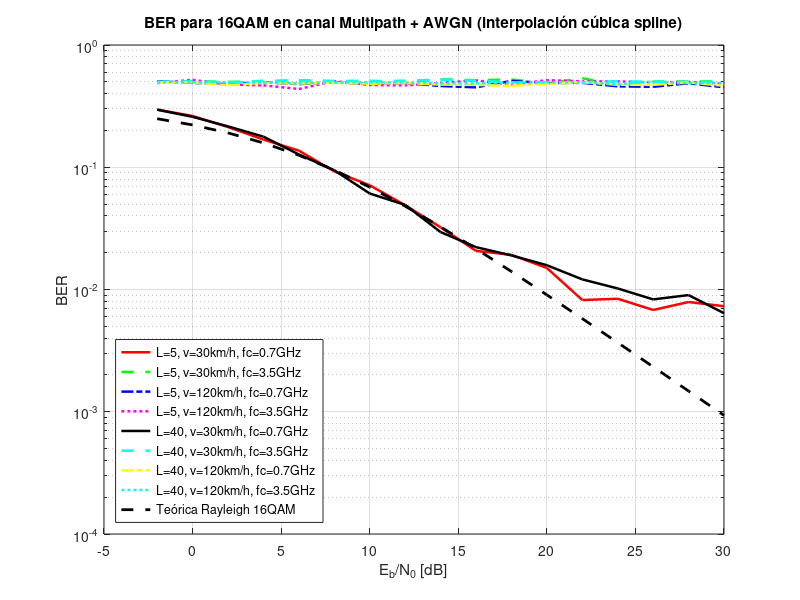
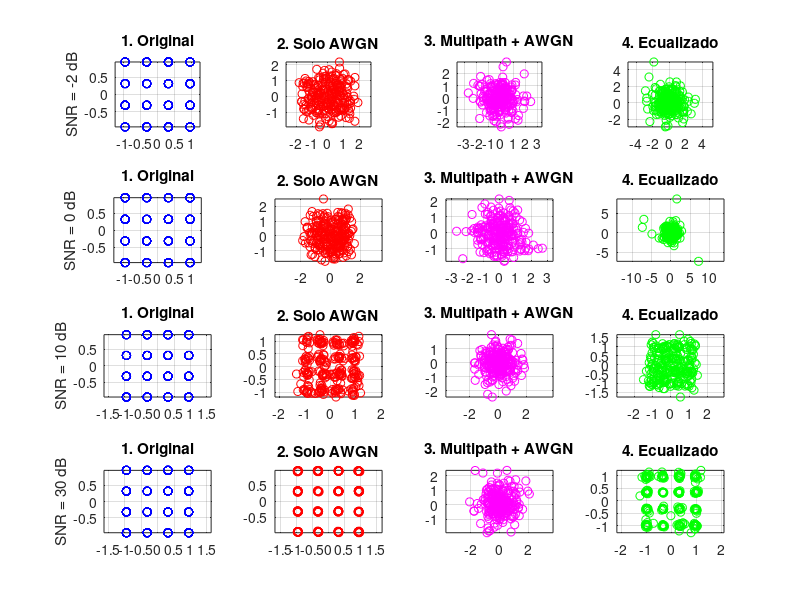

Reproduce these figures in MATLAB, in order. (Note: this script raises an error after producing the figures.)
clc; clear all; close all;

% Parámetros fijos
num_bits = 1e3;
k = 4;  % 16-QAM usa 4 bits por símbolo
num_symbols = num_bits / k;
EbN0_dB = -2:2:30;
num_runs = 10;

% Constelación 16-QAM normalizada
re_vals = [-3, -1, 1, 3];
im_vals = [-3, -1, 1, 3];
[re_grid, im_grid] = meshgrid(re_vals, im_vals);
mapping = (re_grid(:) + 1j*im_grid(:)) / sqrt(10);
bit_map = de2bi(0:15, 4, 'left-msb');

% Valores de SNR para constelaciones
snr_plot_vals = [-2, 0, 10, 30];
saved_constellations = struct();

% Variables a recorrer
L_vals = [5, 40];
v_kmh_vals = [30, 120];
fc_vals = [700e6, 3.5e9];

% Parámetros de piloto
N = 4;
pilot_sym = mapping(1);  % símbolo válido de 16-QAM

% Colores y estilos
colors = ['r', 'g', 'b', 'm', 'k', 'c', 'y', 'c'];
styles = {'-', '--', '-.', ':'};

figure;
legend_entries = {};
plot_idx = 1;

for iL = 1:length(L_vals)
    for iv = 1:length(v_kmh_vals)
        for ifc = 1:length(fc_vals)
            L = L_vals(iL);
            v_kmh = v_kmh_vals(iv);
            fc = fc_vals(ifc);

            v = v_kmh / 3.6;
            lambda = 3e8 / fc;
            fd_max = v / lambda;

            ber_total = zeros(1, length(EbN0_dB));

            for idx = 1:length(EbN0_dB)
                EbN0_dB_val = EbN0_dB(idx);
                EbN0 = 10^(EbN0_dB_val/10);
                N0 = 1/(2*k*EbN0);

                for run = 1:num_runs
                    % Bits y símbolos
                    bits = randi([0 1], 1, num_bits);
                    bit_quads = reshape(bits, 4, []).';
                    indices = bi2de(bit_quads, 'left-msb') + 1;
                    data_symbols = mapping(indices).';

                    % Insertar pilotos cada N símbolos
                    tx_symbols = [];
                    pilot_pos = [];
                    data_pos = [];
                    i = 1;
                    while i <= num_symbols
                        tx_symbols = [tx_symbols, pilot_sym];
                        pilot_pos = [pilot_pos, length(tx_symbols)];

                        if i+N-1 <= num_symbols
                            tx_symbols = [tx_symbols, data_symbols(i:i+N-1)];
                            data_pos = [data_pos, length(tx_symbols)-N+1 : length(tx_symbols)];
                            i = i + N;
                        else
                            remaining = num_symbols - i + 1;
                            tx_symbols = [tx_symbols, data_symbols(i:end)];
                            data_pos = [data_pos, length(tx_symbols)-remaining+1 : length(tx_symbols)];
                            break;
                        end
                    end

                    len = length(tx_symbols);

                    % Canal y ruido
                    t = linspace(0, 1, len);
                    an = ones(1,L)/sqrt(L);
                    thetan = 2*pi*rand(1,L);
                    fDn = fd_max * cos(2*pi*rand(1,L));
                    H_full = zeros(1,len);
                    for l = 1:L
                        H_full = H_full + an(l)*exp(1j*(thetan(l) - 2*pi*fDn(l)*t));
                    end
                    H_full(abs(H_full) < 1e-3) = 1e-3;

                    noise = sqrt(N0)*(randn(1,len) + 1j*randn(1,len));
                    y = tx_symbols .* H_full + noise;

                    % Estimación CSI spline
                    rx_pilots = y(pilot_pos);
                    csi_est = rx_pilots / pilot_sym;
                    csi_interp_full = interp1(pilot_pos, csi_est, data_pos, 'spline');

                    % Ecualización
                    rx_data = y(data_pos);
                    y_eq = rx_data ./ csi_interp_full;

                    % Decodificación
                    decoded_bits = zeros(num_bits,1);
                    for n = 1:num_symbols
                        distances = abs(y_eq(n) - mapping).^2;
                        [~, idx_min] = min(distances);
                        decoded_bits(4*n-3:4*n) = bit_map(idx_min,:).';
                    end
                    ber_total(idx) = ber_total(idx) + sum(decoded_bits.' ~= bits);

                    % Guardar constelaciones
                    should_save = (run == 1) && (iL == 1) && (iv == 1) && (ifc == 1);
                    if should_save && ismember(EbN0_dB_val, snr_plot_vals)
                        if EbN0_dB_val < 0
                            s = sprintf('snr_m%d', abs(EbN0_dB_val));
                        else
                            s = sprintf('snr_%d', EbN0_dB_val);
                        end
                        saved_constellations.(s).tx = data_symbols;
                        saved_constellations.(s).rx_awgn = data_symbols + noise(1:num_symbols);
                        saved_constellations.(s).rx_multipath = rx_data;
                        saved_constellations.(s).rx_eq = y_eq;
                        fprintf('Guardando constelaciones para %s\n', s);
                    end
                end
            end

            ber_avg = ber_total / (num_runs * num_bits);

            style = styles{mod(plot_idx-1,length(styles))+1};
            color = colors(mod(plot_idx-1,length(colors))+1);
            semilogy(EbN0_dB, ber_avg, [color style], 'LineWidth', 1.8); hold on;

            legend_entries{end+1} = sprintf('L=%d, v=%dkm/h, fc=%.1fGHz', L, v_kmh, fc/1e9);
            plot_idx = plot_idx + 1;
        end
    end
end

% Curva teórica precisa para 16-QAM en Rayleigh
EbN0_lin = 10.^(EbN0_dB/10);
M = 16;
k = log2(M);
gamma = (3/(M-1)) * EbN0_lin;
Pb_16qam_rayleigh = (4/k) * (1 - 1/sqrt(M)) * 0.5 .* (1 - sqrt(gamma ./ (gamma + 1)));
semilogy(EbN0_dB, Pb_16qam_rayleigh, 'k--', 'LineWidth', 2);
legend_entries{end+1} = 'Teórica Rayleigh 16QAM';

grid on;
legend(legend_entries, 'Location', 'southwest');
xlabel('E_b/N_0 [dB]');
ylabel('BER');
title('BER para 16QAM en canal Multipath + AWGN (interpolación cúbica spline)');

%% Constelaciones
figure;
snrs = snr_plot_vals;
titles = {'1. Original', '2. Solo AWGN', '3. Multipath + AWGN', '4. Ecualizado'};

for i = 1:length(snrs)
    if snrs(i) < 0
        s = sprintf('snr_m%d', abs(snrs(i)));
    else
        s = sprintf('snr_%d', snrs(i));
    end

    if isfield(saved_constellations, s)
        data = saved_constellations.(s);

        subplot(4,4,(i-1)*4+1);
        plot(real(data.tx), imag(data.tx), 'bo'); axis equal; grid on;
        title(titles{1});
        ylabel(sprintf('SNR = %d dB', snrs(i)));

        subplot(4,4,(i-1)*4+2);
        plot(real(data.rx_awgn), imag(data.rx_awgn), 'ro'); axis equal; grid on;
        title(titles{2});

        subplot(4,4,(i-1)*4+3);
        plot(real(data.rx_multipath), imag(data.rx_multipath), 'mo'); axis equal; grid on;
        title(titles{3});

        subplot(4,4,(i-1)*4+4);
        plot(real(data.rx_eq), imag(data.rx_eq), 'go'); axis equal; grid on;
        title(titles{4});
    else
        fprintf('Advertencia: no se guardaron constelaciones para SNR = %d dB\n', snrs(i));
    end
end

sgtitle('Constelaciones para SNR = -2, 0, 10, 30 dB (L=5, v=30km/h, fc=700MHz)');
